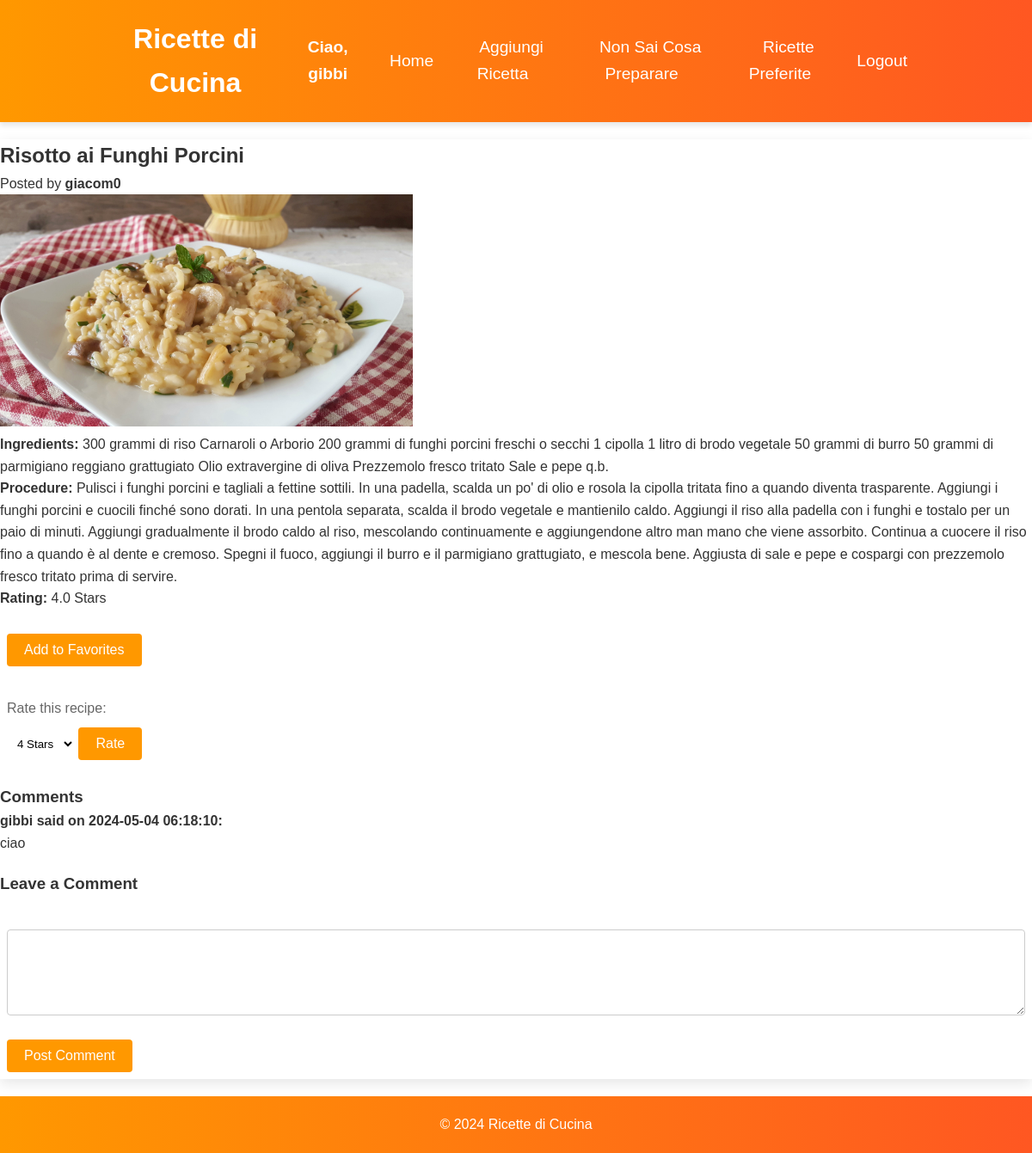
/recipe/7 (signed in), run on the app's committed database.
### tables this page shows
CREATE TABLE user (
    id INTEGER PRIMARY KEY AUTOINCREMENT,
    username TEXT UNIQUE NOT NULL,
    email TEXT UNIQUE NOT NULL,
    password_hash TEXT NOT NULL
);

CREATE TABLE recipe (
    id INTEGER PRIMARY KEY AUTOINCREMENT,
    name TEXT NOT NULL,
    ingredients TEXT NOT NULL,
    procedure TEXT NOT NULL,
    user_id INTEGER, image_path TEXT,
    FOREIGN KEY (user_id) REFERENCES user (id)
);

CREATE TABLE comment (
    id INTEGER PRIMARY KEY AUTOINCREMENT,
    user_id INTEGER NOT NULL,
    recipe_id INTEGER NOT NULL,
    text TEXT NOT NULL,
    created_at TIMESTAMP DEFAULT CURRENT_TIMESTAMP,
    FOREIGN KEY (user_id) REFERENCES user (id),
    FOREIGN KEY (recipe_id) REFERENCES recipe (id)
);

### app.py (the view)
@app.route('/recipe/<int:recipe_id>')
def view_recipe(recipe_id):
    db = get_db()
    recipe_data = db.execute(
        'SELECT r.*, u.username AS user_name FROM recipe r '
        'JOIN user u ON r.user_id = u.id '
        'WHERE r.id = ?', (recipe_id,)
    ).fetchone()
    if recipe_data is None:
        flash('Recipe not found.', 'error')
        return redirect(url_for('index'))
    recipe = dict(recipe_data)
    comments = db.execute(
        'SELECT comment.*, user.username FROM comment '
        'JOIN user ON comment.user_id = user.id '
        'WHERE recipe_id = ? ORDER BY comment.created_at DESC',
        (recipe_id,)
    ).fetchall()
    rating_result = db.execute(
        'SELECT AVG(rating) as average_rating FROM rating '
        'WHERE recipe_id = ?',
        (recipe_id,)
    ).fetchone()
    if rating_result['average_rating'] is not None:
        recipe['average_rating'] = float(rating_result['average_rating'])
    else:
        recipe['average_rating'] = 0.0
    user_rating = None
    if 'user_id' in session:
        user_rating_query = db.execute(
            'SELECT rating FROM rating WHERE user_id = ? AND recipe_id = ?',
            (session['user_id'], recipe_id)
        ).fetchone()
        user_rating = user_rating_query['rating'] if user_rating_query else 0.0
    return render_template('recipe_view.html', recipe=recipe, comments=comments, user_rating = user_rating)

### app.py (called while the page is built)
def get_db():
    db_path = app.config['DATABASE']
    if '_database' not in g:
        g._database = sqlite3.connect(db_path)
        g._database.row_factory = sqlite3.Row
    return g._database

@app.teardown_appcontext
def close_connection(exception):
    db = g.pop('_database', None)
    if db is not None:
        db.close()

### templates/recipe_view.html
{% extends "layout.html" %}
{% block content %}
<h2>{{ recipe.name }}</h2>
<p>Posted by <strong>{{ recipe.user_name }}</strong></p>
<img src="../{{ recipe.image_path }}" alt="Immagine del piatto" class="recipe-image">
<p><strong>Ingredients:</strong> {{ recipe.ingredients }}</p>
<p><strong>Procedure:</strong> {{ recipe.procedure }}</p>
<div class="rating-favorites">
    <div>
        <p><strong>Rating:</strong>
            {% if recipe.average_rating != 0.0 %}
                {{ recipe.average_rating|round(1) }} Stars
            {% else %}
                No rating yet
            {% endif %}
        </p>
        <div>
            <form action="{{ url_for('add_to_favorites', recipe_id=recipe.id) }}" method="post">
                <button type="submit">Add to Favorites</button>
            </form>
        </div>
        <form method="post" action="{{ url_for('rate_recipe', recipe_id=recipe.id) }}">
            <label for="rating">Rate this recipe:</label>
            <select name="rating" id="rating">
                {% for star in range(1, 6) %}
                    <option value="{{ star }}" {{ 'selected' if user_rating and star == user_rating }}> {{ star }} Star{{ 's' if star > 1 }}</option>
                {% endfor %}
            </select>
            <button type="submit">Rate</button>
        </form>
    </div>
</div>
<div class="comments">
    <h3>Comments</h3>
    {% for comment in comments %}
        <div class="comment">
            <strong>{{ comment.username }} said on {{ comment.created_at }}:</strong>
            <p>{{ comment.text }}</p>
        </div>
    {% endfor %}
</div>
<section class="comments">
    <h3>Leave a Comment</h3>
    <form method="post" action="{{ url_for('submit_comment', recipe_id=recipe.id) }}">
        <textarea name="comment_text" required></textarea>
        <button type="submit">Post Comment</button>
    </form>
</section>
{% endblock %}

### templates/layout.html (shortened to what this page needs)
<!DOCTYPE html>
<html lang="en">
<head>
    <link rel="stylesheet" href="{{ url_for('static', filename='style.css') }}">
</head>
<body class="{% block body_class %}{% endblock %}">
{% block header %}
    <header>
        <h1>Ricette di Cucina</h1>
        <nav>
            <ul>
                {% if 'user_id' in session %}
                    <li class="user-name"><strong style="font-size: 1.2em;">Ciao, {{ session['username'] }}</strong></li>
                {% endif %}
                <li><a href="{{ url_for('index') }}">Home</a></li>
                <li><a href="{{ url_for('new_recipe') }}">Aggiungi Ricetta</a></li>
                <li><a href="{{ url_for('random_recipe') }}">Non Sai Cosa Preparare</a></li>
                {% if 'user_id' in session %}
                    <li><a href="{{ url_for('my_favorites') }}">Ricette Preferite</a></li>
                    <li><a href="{{ url_for('logout') }}">Logout</a></li>
                {% else %}
                    <li><a href="{{ url_for('login') }}">Login</a></li>
                    <li><a href="{{ url_for('register') }}">Register</a></li>
                {% endif %}
            </ul>
        </nav>
    </header>
{% endblock %}
<main>
    {% block content %}
    {% endblock %}
</main>
{% block footer %}
    <footer>
        <p>&copy; 2024 Ricette di Cucina</p>
    </footer>
{% endblock %}
</body>
</html>

### static/style.css (style rules this page uses)
* { box-sizing: border-box; margin: 0; padding: 0; }
body, h1, h2, h3, p, form, ul, li { font-family: 'Helvetica Neue', Helvetica, Arial, sans-serif; }
body { line-height: 1.6; font-size: 16px; background-color: #fff; color: #333; }
header { background: linear-gradient(to right, #ff9800, #ff5722); color: #ffffff; padding: 20px 10%; text-align: center; display: flex; justify-content: space-between; align-items: center; box-shadow: 0 4px 6px rgba(0, 0, 0, 0.1); }
nav ul { display: flex; align-items: center; list-style: none; padding: 0; }
nav li { margin-right: 20px; font-size: 16px; }
nav ul li { display: inline; margin-right: 15px; }
nav ul li a { color: #ffffff; text-decoration: none; font-size: 1.2em; padding: 10px; transition: color 0.3s; }
main { margin-top: 20px; background: #ffffff; box-shadow: 0 5px 15px rgba(0, 0, 0, 0.1); }
h1 { color: #ffffff; }
h2 { color: #333; }
.user-name { font-size: 16px; padding: 10px; color: #fff; }
form { background: #ffffff; padding: 20px; margin-top: 20px; border: 1px solid #ddd; transition: transform 0.3s ease-in-out; }
form label { display: block; margin-bottom: 10px; color: #666; }
form input[type="text"], form input[type="email"], form input[type="password"], form textarea { width: 100%; padding: 10px; margin-bottom: 20px; border: 1px solid #ccc; }
form button { background-color: #ff9800; color: #ffffff; border: none; padding: 10px 20px; font-size: 1em; cursor: pointer; transition: background-color 0.3s; }
footer { text-align: center; padding: 20px 10%; background: linear-gradient(to right, #ff9800, #ff5722); color: #ffffff; margin-top: 20px; }
body, h1, h2, h3, p, form, ul, li { font-family: Arial, sans-serif; }
.recipe-image { max-width: 40%; height: auto; margin-right: 20px; }
.comments { margin-top: 20px; }
.comment { margin-bottom: 10px; }
textarea { width: 100%; height: 100px; margin-top: 10px; padding: 8px; border: 1px solid #ccc; border-radius: 4px; }
select, input, button, form { padding: 8px; border: none; outline: none; background: none; color: inherit; cursor: pointer; border-radius: 4px; }
button { background: orange; color: white; }
select { background: white; color: black; }

### data on the page
user: username "gibbi"
recipe: name "Risotto ai Funghi Porcini", ingredients "300 grammi di riso Carnaroli o Arborio 200 grammi di funghi porcini freschi o secchi 1 cipolla 1 litro di brodo vegetale 50 grammi di burro 50 grammi di parmigiano reggiano grattugiato Olio extravergine di oliva Prezzemolo fresco tritato Sale e pepe q.b.", procedure "Pulisci i funghi porcini e tagliali a fettine sottili. In una padella, scalda un po' di olio e rosola la cipolla tritata fino a quando diventa trasparente. Aggiungi i funghi porcini e cuocili finché sono dorati. In una pentola separata, scalda il brodo vegetale e mantienilo caldo. Aggiungi il riso alla padella con i funghi e tostalo per un paio di minuti. Aggiungi gradualmente il brodo caldo al riso, mescolando continuamente e aggiungendone altro man mano che viene assorbito. Continua a cuocere il riso fino a quando è al dente e cremoso. Spegni il fuoco, aggiungi il burro e il parmigiano grattugiato, e mescola bene. Aggiusta di sale e pepe e cospargi con prezzemolo fresco tritato prima di…"
user: user_name "giacom0"
comment: username "gibbi", created_at "2024-05-04 06:18:10", text "ciao"

### other printed values
{{ recipe.average_rating|round(1) }} "4.0"
form field rating "4 Stars"
